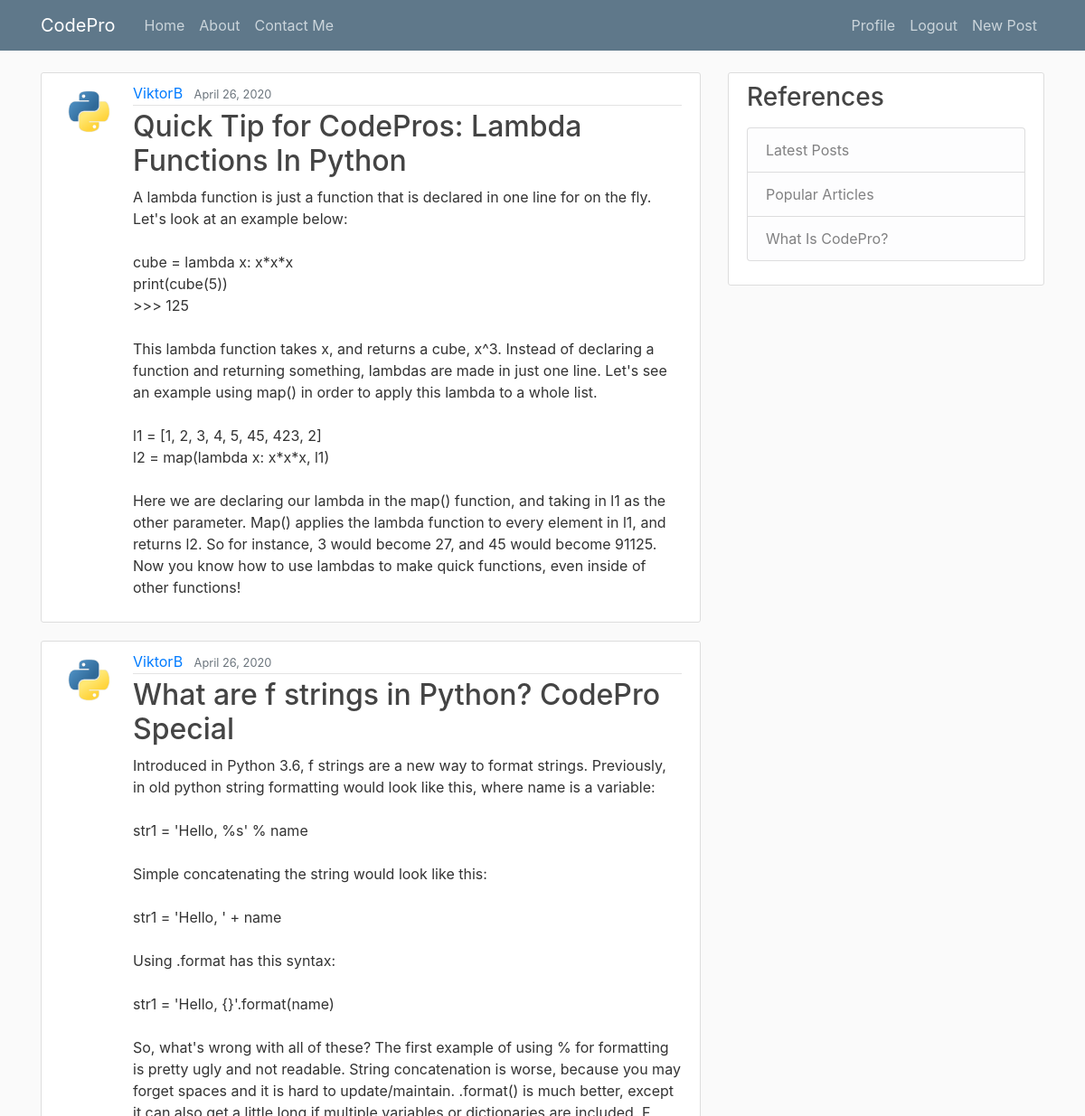
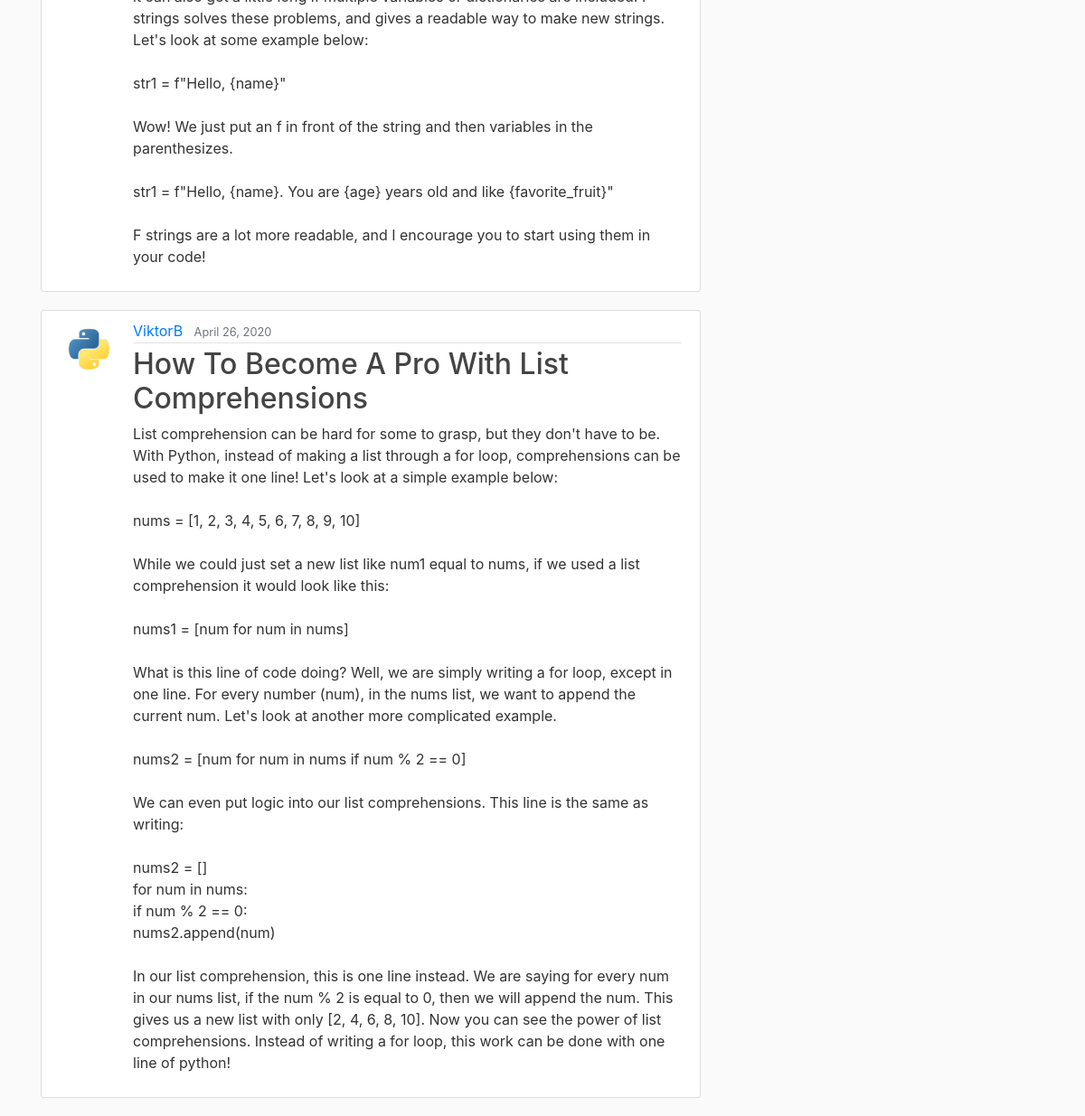
The app's page / (signed in) with its own data (2 pictures, top to bottom).
### blog/models.py (models this page shows, shortened)
class Post(models.Model):
    title = models.CharField(max_length=100)
    content = models.TextField()
    date_posted = models.DateTimeField(default=timezone.now)
    author = models.ForeignKey(User, on_delete=models.CASCADE)
    likes = models.IntegerField(default=1)

### users/models.py (models this page shows, shortened)
class Profile(models.Model):
    user = models.OneToOneField(User, on_delete=models.CASCADE)
    image = models.ImageField(default='default.jpg', upload_to='profile_pics')
    about_info = models.TextField(default="Hi! I am a fellow Python programmer.")

### blog/views.py (the view)
# urls.py: path('', PostListView.as_view(), name='blog-home'),
class PostListView(ListView):
    model = Post
    template_name = 'blog/home.html'  # <app>/<model>_<viewtype>.html
    context_object_name = 'posts'
    ordering = ['-date_posted']  # Orders our post from newest to oldest
    paginate_by = 3

### blog/templates/blog/home.html
{% extends "blog/base.html" %}
{% block content %}
  {% for post in posts %}
<article class="media content-section">
  <img class="rounded-circle article-img" src="{{ post.author.profile.image.url }}">
<div class="media-body">
<div class="article-metadata">
  <a class="mr-2" href="#">{{ post.author }}</a>
  <small class="text-muted">{{ post.date_posted|date:"F d, Y"}}</small>
</div>
<h2><a class="article-title" href="{% url 'post-detail' post.id %}">{{ post.title }}</a></h2>
<p class="article-content">{{ post.content }}</p>
</div>
</article>
  {% endfor %}
{% endblock content %}

### blog/static/blog/main.css (style rules this page uses)
body { background: #fafafa; color: #333333; margin-top: 5rem; }
h1, h2, h3, h4, h5, h6 { color: #444444; }
.content-section { background: #ffffff; padding: 10px 20px; border: 1px solid #dddddd; border-radius: 3px; margin-bottom: 20px; }
.article-title { color: #444444; }
.article-content { white-space: pre-line; }
.article-img { height: 65px; width: 65px; margin-right: 16px; }
.article-metadata { padding-bottom: 1px; margin-bottom: 4px; border-bottom: 1px solid #e3e3e3 }

### records on screen
Post: author.profile.image (picture), author "ViktorB", date_posted "April 26, 2020", title "Quick Tip for CodePros: Lambda Functions In Python", content "A lambda function is just a function that is declared in one line for on the fly. Let's look at an example below: cube = lambda x: x*x*x print(cube(5)) >>> 125 This lambda function takes x, and returns a cube, x^3. Instead of declaring a function and returning something, lambdas are made in just one line. Let's see an example using map() in order to apply this lambda to a whole list. l1 = [1, 2, 3, 4, 5, 45, 423, 2] l2 = map(lambda x: x*x*x, l1) Here we are declaring our lambda in the map() function, and taking in l1 as the other parameter. Map() applies the lambda function to every element in l1, and returns l2. So for instance, 3 would become 27, and 45 would become 91125. Now you know…"
Post: author.profile.image (picture), author "ViktorB", date_posted "April 26, 2020", title "What are f strings in Python? CodePro Special", content "Introduced in Python 3.6, f strings are a new way to format strings. Previously, in old python string formatting would look like this, where name is a variable: str1 = 'Hello, %s' % name Simple concatenating the string would look like this: str1 = 'Hello, ' + name Using .format has this syntax: str1 = 'Hello, {}'.format(name) So, what's wrong with all of these? The first example of using % for formatting is pretty ugly and not readable. String concatenation is worse, because you may forget spaces and it is hard to update/maintain. .format() is much better, except it can also get a little long if multiple variables or dictionaries are included. F strings solves these problems, and gives a…"
Post: author.profile.image (picture), author "ViktorB", date_posted "April 26, 2020", title "How To Become A Pro With List Comprehensions", content "List comprehension can be hard for some to grasp, but they don't have to be. With Python, instead of making a list through a for loop, comprehensions can be used to make it one line! Let's look at a simple example below: nums = [1, 2, 3, 4, 5, 6, 7, 8, 9, 10] While we could just set a new list like num1 equal to nums, if we used a list comprehension it would look like this: nums1 = [num for num in nums] What is this line of code doing? Well, we are simply writing a for loop, except in one line. For every number (num), in the nums list, we want to append the current num. Let's look at another more complicated example. nums2 = [num for num in nums if num % 2 == 0] We can even put logic into…"
